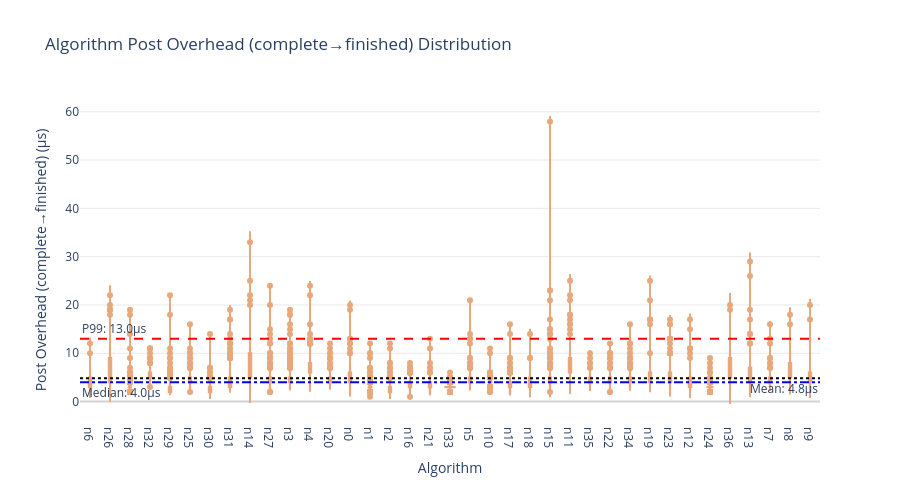

Notebook code for this chart:
### Code cell
# Cell 3: Post Overhead Distribution by Algorithm
def draw_algo_post_violin(df, p99_cut=False):
    """
    Draw algorithm-level Post Overhead distribution
    Post: complete → finished
    """
    metric = 'post'
    metric_name = 'Post Overhead (complete→finished)'

    df_plot = df.copy()
    if p99_cut:
        p99_threshold = df_plot[metric].quantile(0.99)
        df_plot = df_plot[df_plot[metric] <= p99_threshold]
        suffix = " (P99 Truncated)"
    else:
        suffix = ""

    fig = px.violin(
        df_plot,
        x='algo',
        y=metric,
        box=True,
        points="outliers",
        title=f"Algorithm {metric_name} Distribution{suffix}",
        color_discrete_sequence=[PLA['post']],  # 直接取单个颜色，注意是列表
        labels={'algo': 'Algorithm', metric: f'{metric_name} (µs)'}
    )

    mean_val = df_plot[metric].mean()
    median_val = df_plot[metric].median()
    p99_val = df_plot[metric].quantile(0.99)

    fig.add_hline(y=mean_val, line_dash="dot", line_color="black",
                  annotation_text=f"Mean: {mean_val:.1f}µs", annotation_position="bottom right")
    fig.add_hline(y=p99_val, line_dash="dash", line_color="red",
                  annotation_text=f"P99: {p99_val:.1f}µs", annotation_position="top left")
    fig.add_hline(y=median_val, line_dash="dashdot", line_color="blue",
                  annotation_text=f"Median: {median_val:.1f}µs", annotation_position="bottom left")

    fig.update_layout(plot_bgcolor='white', height=500, width=900)
    fig.update_yaxes(gridcolor='lightgray', gridwidth=0.5, zeroline=True, zerolinecolor='lightgray', range=[0, None])
    fig.show()

    print(f"\nPost Overhead - Mean: {mean_val:.1f}µs, P99: {p99_val:.1f}µs, Samples: {len(df_plot)}")

draw_algo_post_violin(analysis_df, p99_cut=False)

### Figure 1 — Plotly figure (JSON) as saved in the notebook; plotly's stock layout.template omitted (floating-point values rounded to 4 significant figures; data arrays with more than 128 entries replaced by an {"elided": "..."} marker saying what was removed)
{"data": [{"alignmentgroup": "True", "box": {"visible": true}, "hovertemplate": "Algorithm=%{x}<br>Post Overhead (complete→finished) (µs)=%{y}<extra></extra>", "legendgroup": "", "marker": {"color": "#E8A87C"}, "name": "", "offsetgroup": "", "orientation": "v", "points": "outliers", "scalegroup": "True", "showlegend": false, "x": {"elided": "9700 str values"}, "x0": " ", "xaxis": "x", "y": {"elided": "9700 int values"}, "y0": " ", "yaxis": "y", "type": "violin"}], "layout": {"xaxis": {"anchor": "y", "domain": [0.0, 1.0], "title": {"text": "Algorithm"}}, "yaxis": {"anchor": "x", "domain": [0.0, 1.0], "title": {"text": "Post Overhead (complete→finished) (µs)"}, "gridcolor": "lightgray", "gridwidth": 0.5, "zeroline": true, "zerolinecolor": "lightgray", "range": [0, null]}, "legend": {"tracegroupgap": 0}, "title": {"text": "Algorithm Post Overhead (complete→finished) Distribution"}, "violinmode": "group", "shapes": [{"line": {"color": "black", "dash": "dot"}, "type": "line", "x0": 0, "x1": 1, "xref": "x domain", "y0": 4.832, "y1": 4.832, "yref": "y"}, {"line": {"color": "red", "dash": "dash"}, "type": "line", "x0": 0, "x1": 1, "xref": "x domain", "y0": 13.01, "y1": 13.01, "yref": "y"}, {"line": {"color": "blue", "dash": "dashdot"}, "type": "line", "x0": 0, "x1": 1, "xref": "x domain", "y0": 4.0, "y1": 4.0, "yref": "y"}], "annotations": [{"showarrow": false, "text": "Mean: 4.8µs", "x": 1, "xanchor": "right", "xref": "x domain", "y": 4.832, "yanchor": "top", "yref": "y"}, {"showarrow": false, "text": "P99: 13.0µs", "x": 0, "xanchor": "left", "xref": "x domain", "y": 13.01, "yanchor": "bottom", "yref": "y"}, {"showarrow": false, "text": "Median: 4.0µs", "x": 0, "xanchor": "left", "xref": "x domain", "y": 4.0, "yanchor": "top", "yref": "y"}], "plot_bgcolor": "white", "height": 500, "width": 900}}
